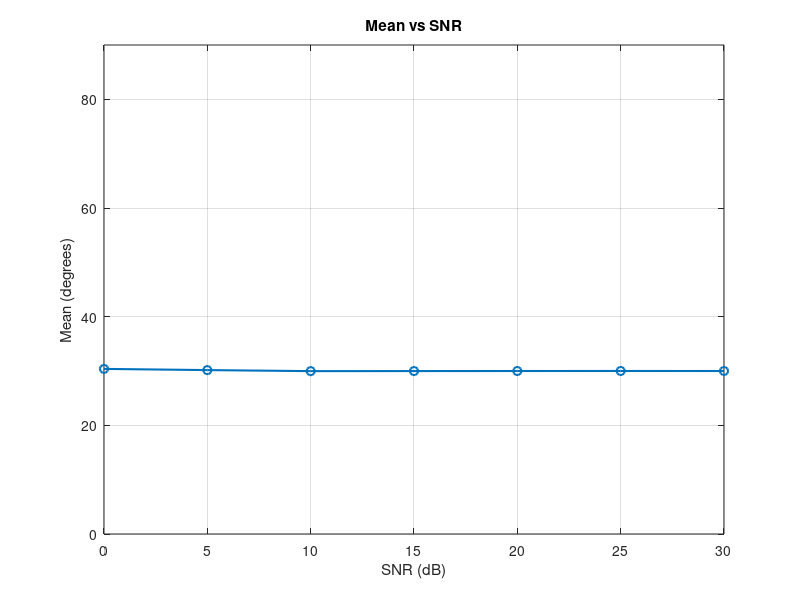

Recreate this plot in MATLAB.
%% MATLAB ULA SIMULATION Q2

clc; clear; close;

%% SIMULATION SETUP
M = 4;                    
d = 0.0625;
n_snapshots = 200;               
theta_true = 30;    
c = 3e8;
f = 2.41e9;
lambda = c/f;
k = 2*pi/lambda;
delta = d*lambda;
SNR_dB = 0:5:30;
n_trials = 300;

mean_est  = zeros(size(SNR_dB));

%% ALGORITHM
for s = 1:length(SNR_dB)
    est_DOAs = zeros(1,n_trials);
    for mc = 1:n_trials

        a = exp(-1j*k*(0:M-1)'*delta.*sind(theta_true));
        
        s_sig = randn(1,n_snapshots) + 1j*randn(1,n_snapshots);
        x = a*s_sig;
        
        noise = (randn(M,n_snapshots) + 1j*randn(M,n_snapshots))/sqrt(2)*10^(-SNR_dB(s)/20);
        x_noisy = x + noise;
        
        R = (x_noisy*x_noisy')/n_snapshots;
        
        [E,D] = eig(R);
        [~,idx] = sort(diag(D),'descend');
        E = E(:,idx);
        En = E(:,2:end);
        
        theta_scan = -90:1:90;
        Pmusic = zeros(size(theta_scan));
        for i = 1:length(theta_scan)
            a_theta = exp(-1j*k*(0:M-1)'*delta*sind(theta_scan(i)));
            Pmusic(i) = 1/(a_theta'*(En*En')*a_theta);
        end
        [~,idxMax] = max(abs(Pmusic));
        est_DOAs(mc) = theta_scan(idxMax);
    end
    mean_est(s)  = mean(est_DOAs);
end

%% PLOT PSEUDOSPECTRUM
figure; 
plot(SNR_dB, mean_est,'-o','LineWidth',1.5);
xlabel('SNR (dB)'); ylabel('Mean (degrees)');
ylim([0,90])
title('Mean vs SNR'); grid on;
